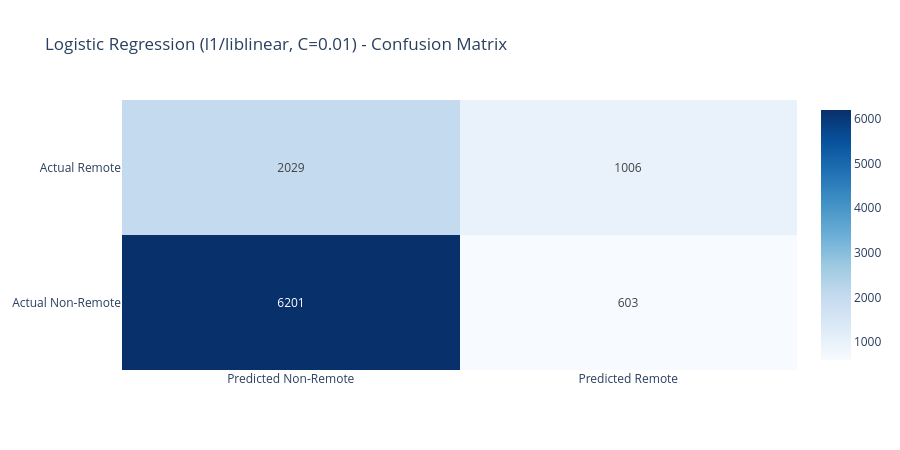

The notebook cell saved with this chart:
### Code cell
lr_best = LogisticRegression(penalty=best_penalty, solver=best_solver, C=best_C,
    max_iter=1000, random_state=42, **best_extra
)

lr_best.fit(X_train_scaled, y_train)
lr_predictions = lr_best.predict(X_test_scaled)

cm_lr = confusion_matrix(y_test, lr_predictions)
acc_lr = accuracy_score(y_test, lr_predictions)
report_lr = classification_report(y_test, lr_predictions, target_names=['Non-Remote', 'Remote'], output_dict=True)

tn_lr, fp_lr, fn_lr, tp_lr = cm_lr.ravel()

print(f"Logistic Regression ({best_lr_label}, C={best_C}) Results")
print(f"{'Metric':<25} {'Non-Remote':>12} {'Remote':>12}")
print("-" * 51)
print(f"{'Precision':<25} {report_lr['Non-Remote']['precision']:>12.4f} {report_lr['Remote']['precision']:>12.4f}")
print(f"{'Recall':<25} {report_lr['Non-Remote']['recall']:>12.4f} {report_lr['Remote']['recall']:>12.4f}")
print(f"{'F1 Score':<25} {report_lr['Non-Remote']['f1-score']:>12.4f} {report_lr['Remote']['f1-score']:>12.4f}")
print(f"{'Support':<25} {report_lr['Non-Remote']['support']:>12} {report_lr['Remote']['support']:>12}")
print("-" * 51)
print(f"{'Accuracy':<25} {acc_lr:>12.4f}")
print(f"{'Macro Avg F1':<25} {report_lr['macro avg']['f1-score']:>12.4f}")
print(f"{'Weighted Avg F1':<25} {report_lr['weighted avg']['f1-score']:>12.4f}")

fig = go.Figure(data=go.Heatmap(
    z=cm_lr,
    x=['Predicted Non-Remote', 'Predicted Remote'],
    y=['Actual Non-Remote',    'Actual Remote'],
    text=[[str(tn_lr), str(fp_lr)], [str(fn_lr), str(tp_lr)]],
    texttemplate='%{text}',
    colorscale='Blues',
    showscale=True
))
fig.update_layout(
    title=f'Logistic Regression ({best_lr_label}, C={best_C}) - Confusion Matrix',
    template='plotly_white',
    height=450
)
fig.show()

### Figure 1 — Plotly figure (JSON) as saved in the notebook; plotly's stock layout.template omitted (floating-point values rounded to 4 significant figures)
{"data": [{"colorscale": [[0, "rgb(247,251,255)"], [0.125, "rgb(222,235,247)"], [0.25, "rgb(198,219,239)"], [0.375, "rgb(158,202,225)"], [0.5, "rgb(107,174,214)"], [0.625, "rgb(66,146,198)"], [0.75, "rgb(33,113,181)"], [0.875, "rgb(8,81,156)"], [1, "rgb(8,48,107)"]], "showscale": true, "text": [["6201", "603"], ["2029", "1006"]], "texttemplate": "%{text}", "type": "heatmap", "x": ["Predicted Non-Remote", "Predicted Remote"], "y": ["Actual Non-Remote", "Actual Remote"], "z": [[6201, 603], [2029, 1006]]}], "layout": {"height": 450, "title": {"text": "Logistic Regression (l1/liblinear, C=0.01) - Confusion Matrix"}}}
